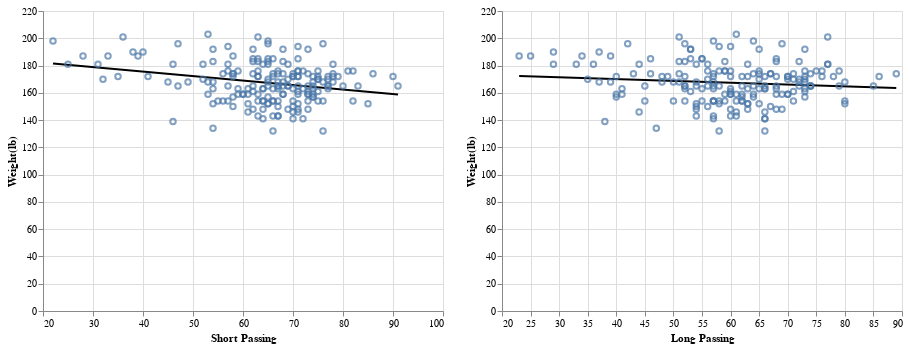

Notebook cell for this chart:
### Code cell
base_mod6 = alt.Chart(player_mod3).mark_point().encode(
x = alt.X('short_passing', title = 'Short Passing'),
y = alt.Y('Weight',title = 'Weight(lb)'))

base_mod6_regression = base_mod6.transform_regression(on = 'short_passing', regression = 'Weight').mark_line(color = 'black')

base_mod7 = alt.Chart(player_mod3).mark_point().encode(
x = alt.X('long_passing', title = 'Long Passing'),
y = alt.Y('Weight',title = 'Weight(lb)'))

base_mod7_regression = base_mod7.transform_regression(on = 'long_passing', regression = 'Weight').mark_line(color = 'black')

base_mod6_regression + base_mod6 | base_mod7_regression + base_mod7

### Figure 1 — Vega-Lite specification as saved in the notebook (floating-point values rounded to 4 significant figures; data arrays with more than 128 entries replaced by an {"elided": "..."} marker saying what was removed)
{"config": {"view": {"continuousWidth": 400, "continuousHeight": 300}}, "hconcat": [{"layer": [{"mark": {"type": "line", "color": "black"}, "encoding": {"x": {"field": "short_passing", "title": "Short Passing", "type": "quantitative"}, "y": {"field": "Weight", "title": "Weight(lb)", "type": "quantitative"}}, "transform": [{"on": "short_passing", "regression": "Weight"}]}, {"mark": "point", "encoding": {"x": {"field": "short_passing", "title": "Short Passing", "type": "quantitative"}, "y": {"field": "Weight", "title": "Weight(lb)", "type": "quantitative"}}}]}, {"layer": [{"mark": {"type": "line", "color": "black"}, "encoding": {"x": {"field": "long_passing", "title": "Long Passing", "type": "quantitative"}, "y": {"field": "Weight", "title": "Weight(lb)", "type": "quantitative"}}, "transform": [{"on": "long_passing", "regression": "Weight"}]}, {"mark": "point", "encoding": {"x": {"field": "long_passing", "title": "Long Passing", "type": "quantitative"}, "y": {"field": "Weight", "title": "Weight(lb)", "type": "quantitative"}}}]}], "data": {"name": "data-a99ac79fa57b50049f95da5096e4f27d"}, "$schema": "https://vega.github.io/schema/vega-lite/v4.17.0.json", "datasets": {"data-a99ac79fa57b50049f95da5096e4f27d": {"elided": "184 records"}}}
